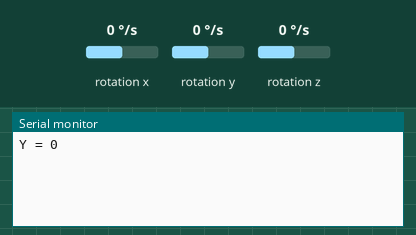
The sketch below on a simulated Arduino Uno, built with avr-gcc and run on an emulated ATmega328P. Shown: the last lines printed to the serial monitor. Wiring (inferred from the names in the program): ITG-3200 gyroscope at I2C address 0x68. Inputs (shaded band) come from the test bench; at power-on: rotation y 0 °/s, rotation x 0 °/s, rotation z 0 °/s.

Above: at 1.2 s.
1.3 s: rotation y set to -192 °/s
At 2.6 s:
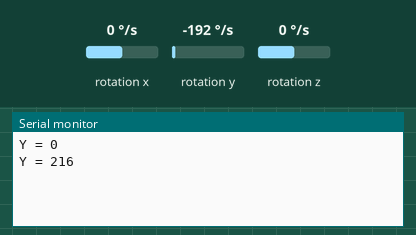
2.8 s: rotation y set to -100 °/s
At 3.8 s:
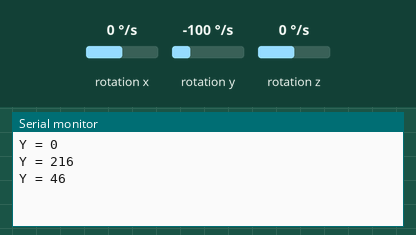
Timing chart, 0 to 5.8 s (numbered marks = the images above; inputs shaded):
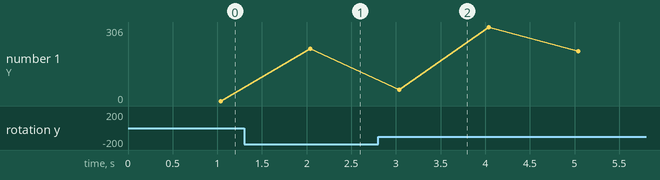

The sketch:

IOT_SMART_THING_Y_GYRO.ino
```cpp
#include <MsTimer2.h>
#include <Wire.h>

#define GYRO 0x68

#define G_SMPLRT_DIV 0x15
#define G_DLPF_FS 0x16
#define G_INT_CFG 0x17
#define G_PWR_MGM 0x3E

uint8_t Gyro_Read = 0, Gyro_data_check = 0;
int32_t angle = 0;
int32_t angle_offset = 0;
int16_t gyro;

void setup() {
  uint8_t i;

  Serial.begin(115200);

  Wire.begin();
  initGyro();

  for(i=0; i<50; i++)
  {
    gyro = getGyroscopeDataY();
    angle_offset = angle_offset + gyro;
  }

  angle_offset = angle_offset / 50;

  MsTimer2::set(50, Sensor_Read_ISR);
  MsTimer2::start();
}

void loop() {
  static int32_t angle_sum = 0;
  if(Gyro_Read == 1)
  {
    gyro = getGyroscopeDataY();

    angle_sum = angle_sum + (gyro - angle_offset);

    if(Gyro_data_check == 1)
    {
      angle = angle + angle_sum/14.375/20;
      angle_sum = 0;
      while(angle < 0)
        angle = angle + 360;
      while(angle >= 360)
        angle = angle - 360;

      Serial.print("Y = ");
      Serial.println(angle);
      Gyro_data_check = 0;
    }
    Gyro_Read = 0;
  }
}

void Sensor_Read_ISR(void)
{
  static uint16_t Time_count_50ms = 0;

  Gyro_Read = 1;

  Time_count_50ms++;
  if(Time_count_50ms == 20)
  {
    Time_count_50ms = 0;
    Gyro_data_check = 1;
  }
}

void initGyro()
{
 /*****************************************
 * ITG 3200
 * power management set to:
 * clock select = internal oscillator
 * no reset, no sleep mode
 * no standby mode
 * sample rate to = 125Hz
 * parameter to +/- 2000 degrees/sec
 * low pass filter = 5Hz
 * no interrupt
 ******************************************/
  writeTo(GYRO, G_PWR_MGM, 0x00);
  writeTo(GYRO, G_SMPLRT_DIV, 0x07); // EB, 50, 80, 7F, DE, 23, 20, FF
  writeTo(GYRO, G_DLPF_FS, 0x1E); // +/- 2000 dgrs/sec, 1KHz, 1E, 19
  writeTo(GYRO, G_INT_CFG, 0x00);
}

int16_t getGyroscopeDataX(void)
{
  uint8_t regAddress = 0x1D;
  byte buff[2];
  int16_t Gyro;
  readFrom(GYRO, regAddress, 2, buff); //read the gyro data from the ITG3200
  Gyro = ((buff[0] << 8) | buff[1]);
  return Gyro;
}

int16_t getGyroscopeDataY(void)
{
  uint8_t regAddress = 0x1F;
  byte buff[2];
  int16_t Gyro;
  readFrom(GYRO, regAddress, 2, buff); //read the gyro data from the ITG3200
  Gyro = ((buff[0] << 8) | buff[1]);
  return Gyro;
}

int16_t getGyroscopeDataZ(void)
{
  uint8_t regAddress = 0x21;
  byte buff[2];
  int16_t Gyro;
  readFrom(GYRO, regAddress, 2, buff); //read the gyro data from the ITG3200
  Gyro = ((buff[0] << 8) | buff[1]);
  return Gyro;
}

void writeTo(int DEVICE, byte address, byte val)
{
  Wire.beginTransmission(DEVICE); //start transmission to ACC
  Wire.write(address);        // send register address
  Wire.write(val);        // send value to write
  Wire.endTransmission(); //end transmission
}

void readFrom(int DEVICE, byte address, int num, byte buff[])
{
  Wire.beginTransmission(DEVICE); //start transmission to ACC
  Wire.write(address);        //sends address to read from
  Wire.endTransmission(); //end transmission

  Wire.beginTransmission(DEVICE); //start transmission to ACC
  Wire.requestFrom(DEVICE, num);    // request 6 bytes from ACC

  int i = 0;
  while(Wire.available())    //ACC may send less than requested (abnormal)
  {
    buff[i] = Wire.read(); // receive a byte
    i++;
  }
  Wire.endTransmission(); //end transmission
}
```

Measured:
- after the input at 1.3 s, the serial monitor: prints a new line after 0.74 s (image 1)
- after the input at 2.8 s, the serial monitor: prints a new line after 0.24 s (image 2)
- plotted number 1: 0 → 216 after the input at 1.3 s, 216 → 61 after the input at 2.8 s
